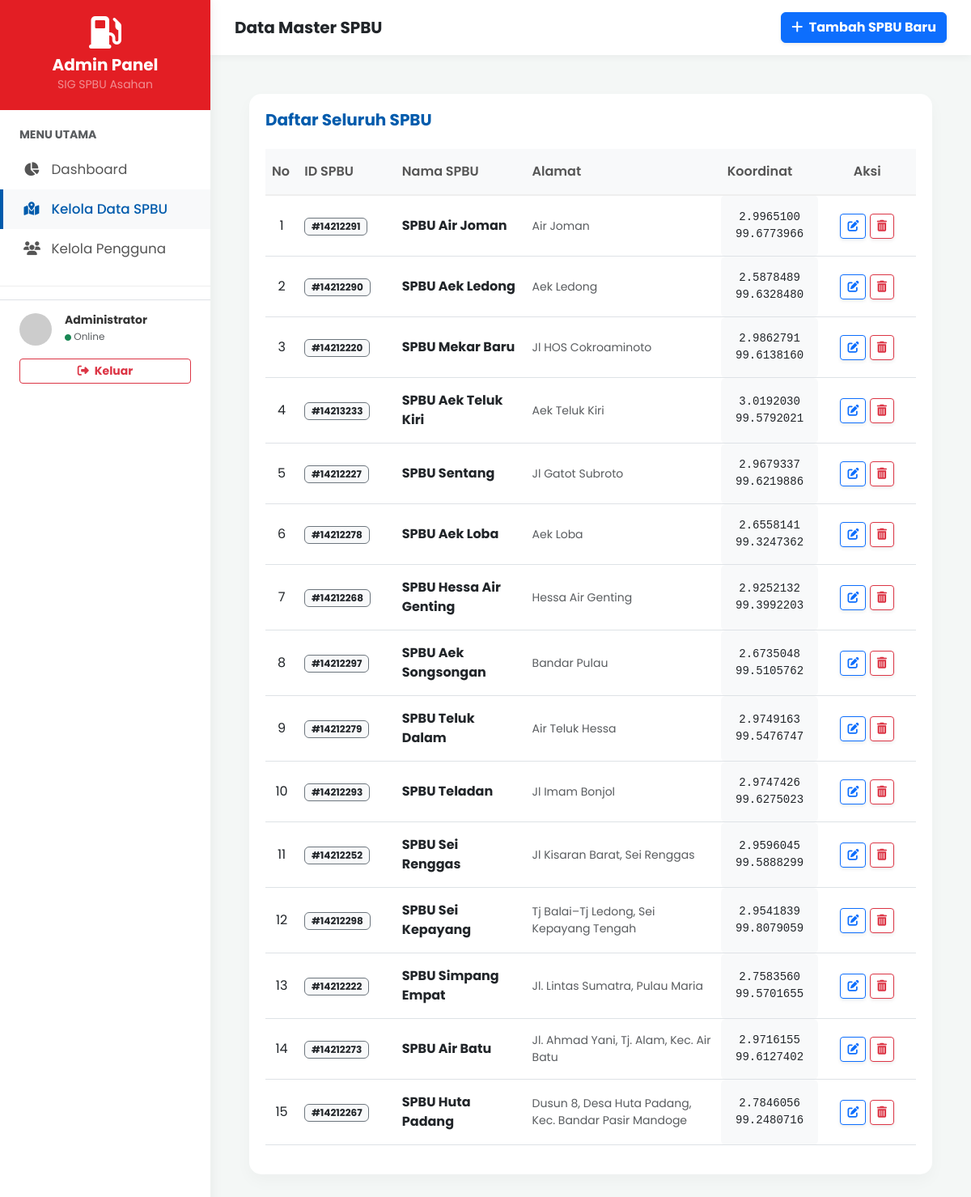
Screenshot of /admin/spbu.php (signed in) with the database file from the repository.
### tables this page shows
CREATE TABLE `spbu` (
  `id` int(11) NOT NULL,
  `id_spbu` varchar(20) DEFAULT NULL,
  `nama_spbu` varchar(100) DEFAULT NULL,
  `alamat` text,
  `latitude` decimal(10,7) DEFAULT NULL,
  `longitude` decimal(10,7) DEFAULT NULL
);

### admin/spbu.php (the view, shortened to what this page needs)
<?php
include '../config/koneksi.php';
$query_spbu = mysqli_query($koneksi, "SELECT * FROM spbu ORDER BY id DESC");
?>
<!DOCTYPE html>
<html lang="id">
<head>
    <link href="https://cdn.jsdelivr.net/npm/bootstrap@5.3.0/dist/css/bootstrap.min.css" rel="stylesheet">
    <link rel="stylesheet" href="https://cdnjs.cloudflare.com/ajax/libs/font-awesome/6.4.0/css/all.min.css">
    <link rel="stylesheet" href="https://unpkg.com/leaflet@1.9.4/dist/leaflet.css" />
</head>
<body>
    <div class="wrapper">
        <nav id="sidebar">
            <div class="sidebar-header">
                <i class="fa-solid fa-gas-pump fs-1 mb-2"></i>
                <h5 class="fw-bold mb-0">Admin Panel</h5>
                <small class="text-white-50">SIG SPBU Asahan</small>
            </div>
            <ul class="list-unstyled components">
                <p class="text-muted small px-4 mb-2 fw-bold text-uppercase">Menu Utama</p>
                <li><a href="dashboard.php"><i class="fa-solid fa-chart-pie"></i> Dashboard</a></li>
                <li class="active"><a href="spbu.php"><i class="fa-solid fa-map-location-dot"></i> Kelola Data SPBU</a></li>
                <li><a href="pengguna.php"><i class="fa-solid fa-users"></i> Kelola Pengguna</a></li>
            </ul>
            <div class="px-4 mt-auto pb-4 pt-3 border-top">
                <div class="d-flex align-items-center mb-3">
                    <img src="https://ui-avatars.com/api/?name=Admin&background=005BAC&color=fff" class="rounded-circle me-3" width="40" alt="Admin">
                    <div>
                        <h6 class="mb-0 fw-bold" style="font-size: 14px;">Administrator</h6>
                        <small class="text-muted" style="font-size: 12px;"><i class="fa-solid fa-circle text-success" style="font-size: 8px;"></i> Online</small>
                    </div>
                </div>
                <a href="../auth/logout.php" class="btn btn-outline-danger w-100 btn-sm fw-bold">
                    <i class="fa-solid fa-right-from-bracket me-1"></i> Keluar
                </a>
            </div>
        </nav>
        <div id="content">
            <div class="topbar">
                <div class="d-flex align-items-center">
                    <h5 class="mb-0 fw-bold text-dark d-none d-md-block">Data Master SPBU</h5>
                </div>
                <div class="d-flex align-items-center">
                    <button class="btn btn-primary fw-bold shadow-sm" data-bs-toggle="modal" data-bs-target="#modalTambah">
                        <i class="fa-solid fa-plus me-1"></i> Tambah SPBU Baru
                    </button>
                </div>
            </div>
            <div class="container-fluid p-4 p-md-5">
                <div class="custom-table-container">
                    <div class="d-flex justify-content-between align-items-center mb-4">
                        <h5 class="fw-bold mb-0" style="color: var(--pertamina-blue);">Daftar Seluruh SPBU</h5>
                    </div>
                    <div class="table-responsive">
                        <table class="table table-hover align-middle">
                            <thead>
                                <tr>
                                    <th width="5%">No</th>
                                    <th width="15%">ID SPBU</th>
                                    <th width="20%">Nama SPBU</th>
                                    <th width="30%">Alamat</th>
                                    <th width="15%">Koordinat</th>
                                    <th width="15%" class="text-center">Aksi</th>
                                </tr>
                            </thead>
                            <tbody>
                                <?php
                                $no = 1;
                                if(mysqli_num_rows($query_spbu) > 0) {
                                    while($row = mysqli_fetch_assoc($query_spbu)) {
                                ?>
                                <tr>
                                    <td class="text-center"><?= $no++; ?></td>
                                    <td><span class="badge bg-light text-dark border border-secondary">#<?= htmlspecialchars($row['id_spbu']); ?></span></td>
                                    <td class="fw-bold"><?= htmlspecialchars($row['nama_spbu']); ?></td>
                                    <td class="small text-muted"><?= htmlspecialchars($row['alamat']); ?></td>
                                    <td class="font-monospace small bg-light rounded text-center">
                                        <?= htmlspecialchars($row['latitude']); ?><br>
                                        <?= htmlspecialchars($row['longitude']); ?>
                                    </td>
                                    <td class="text-center">
                                        <button class="btn btn-sm btn-outline-primary shadow-sm" data-bs-toggle="modal" data-bs-target="#modalEdit<?= $row['id']; ?>" title="Edit Data">
                                            <i class="fa-solid fa-pen-to-square"></i>
                                        </button>
                                        <a href="spbu.php?hapus=<?= $row['id']; ?>" class="btn btn-sm btn-outline-danger shadow-sm" onclick="return confirm('Apakah Anda yakin ingin menghapus SPBU <?= htmlspecialchars($row['nama_spbu']); ?>?');" title="Hapus Data">
                                            <i class="fa-solid fa-trash-can"></i>
                                        </a>
                                    </td>
                                </tr>
                                <?php
                                    }
                                } else {
                                    echo "<tr><td colspan='6' class='text-center py-5 text-muted'><i class='fa-regular fa-folder-open fs-1 mb-3 d-block'></i>Belum ada data SPBU yang ditambahkan.</td></tr>";
                                }
                                ?>
                            </tbody>
                        </table>
                    </div>
                </div>
            </div>
        </div>
    </div>
</body>
</html>

### admin/spbu.php (style rules this page uses)
body { font-family: 'Poppins', sans-serif; background-color: #f4f7f6; overflow-x: hidden; }
:root { --pertamina-red: #E31E24; --pertamina-blue: #005BAC; --sidebar-width: 260px; }
.wrapper { display: flex; width: 100%; align-items: stretch; }
#sidebar { min-width: var(--sidebar-width); max-width: var(--sidebar-width); background: white; color: #333; transition: all 0.3s; min-height: 100vh; box-shadow: 2px 0 15px rgba(0,0,0,0.05); z-index: 1000; }
.sidebar-header { padding: 20px; background: var(--pertamina-red); color: white; text-align: center; }
#sidebar ul.components { padding: 20px 0; border-bottom: 1px solid #eee; }
#sidebar ul li a { padding: 12px 25px; font-size: 1.05em; display: block; color: #555; text-decoration: none; transition: 0.3s; border-left: 4px solid transparent; }
#sidebar ul li a:hover, #sidebar ul li.active > a { color: var(--pertamina-blue); background: #f8f9fa; border-left: 4px solid var(--pertamina-blue); font-weight: 500; }
#sidebar ul li a i { margin-right: 10px; width: 20px; text-align: center; }
#content { width: 100%; min-height: 100vh; transition: all 0.3s; display: flex; flex-direction: column; }
.topbar { background: white; box-shadow: 0 2px 10px rgba(0,0,0,0.05); padding: 15px 30px; display: flex; justify-content: space-between; align-items: center; }
.custom-table-container { background: white; border-radius: 15px; box-shadow: 0 8px 20px rgba(0,0,0,0.03); overflow: hidden; padding: 20px; }
.table > :not(caption) > * > * { padding: 1rem 0.5rem; }
.table thead th { background-color: #f8f9fa; color: #555; font-weight: 600; border-bottom: 2px solid #eee; }

### rows the page displays
spbu: id_spbu "14212291", nama_spbu "SPBU Air Joman", alamat "Air Joman", latitude "2.9965100", longitude "99.6773966"
spbu: id_spbu "14212290", nama_spbu "SPBU Aek Ledong", alamat "Aek Ledong", latitude "2.5878489", longitude "99.6328480"
spbu: id_spbu "14212220", nama_spbu "SPBU Mekar Baru", alamat "Jl HOS Cokroaminoto", latitude "2.9862791", longitude "99.6138160"
spbu: id_spbu "14213233", nama_spbu "SPBU Aek Teluk Kiri", alamat "Aek Teluk Kiri", latitude "3.0192030", longitude "99.5792021"
spbu: id_spbu "14212227", nama_spbu "SPBU Sentang", alamat "Jl Gatot Subroto", latitude "2.9679337", longitude "99.6219886"
spbu: id_spbu "14212278", nama_spbu "SPBU Aek Loba", alamat "Aek Loba", latitude "2.6558141", longitude "99.3247362"
spbu: id_spbu "14212268", nama_spbu "SPBU Hessa Air Genting", alamat "Hessa Air Genting", latitude "2.9252132", longitude "99.3992203"
spbu: id_spbu "14212297", nama_spbu "SPBU Aek Songsongan", alamat "Bandar Pulau", latitude "2.6735048", longitude "99.5105762"
spbu: id_spbu "14212279", nama_spbu "SPBU Teluk Dalam", alamat "Air Teluk Hessa", latitude "2.9749163", longitude "99.5476747"
spbu: id_spbu "14212293", nama_spbu "SPBU Teladan", alamat "Jl Imam Bonjol", latitude "2.9747426", longitude "99.6275023"
spbu: id_spbu "14212252", nama_spbu "SPBU Sei Renggas", alamat "Jl Kisaran Barat, Sei Renggas", latitude "2.9596045", longitude "99.5888299"
spbu: id_spbu "14212298", nama_spbu "SPBU Sei Kepayang", alamat "Tj Balai–Tj Ledong, Sei Kepayang Tengah", latitude "2.9541839", longitude "99.8079059"
spbu: id_spbu "14212222", nama_spbu "SPBU Simpang Empat", alamat "Jl. Lintas Sumatra, Pulau Maria", latitude "2.7583560", longitude "99.5701655"
spbu: id_spbu "14212273", nama_spbu "SPBU Air Batu", alamat "Jl. Ahmad Yani, Tj. Alam, Kec. Air Batu", latitude "2.9716155", longitude "99.6127402"
spbu: id_spbu "14212267", nama_spbu "SPBU Huta Padang", alamat "Dusun 8, Desa Huta Padang, Kec. Bandar Pasir Mandoge", latitude "2.7846056", longitude "99.2480716"
